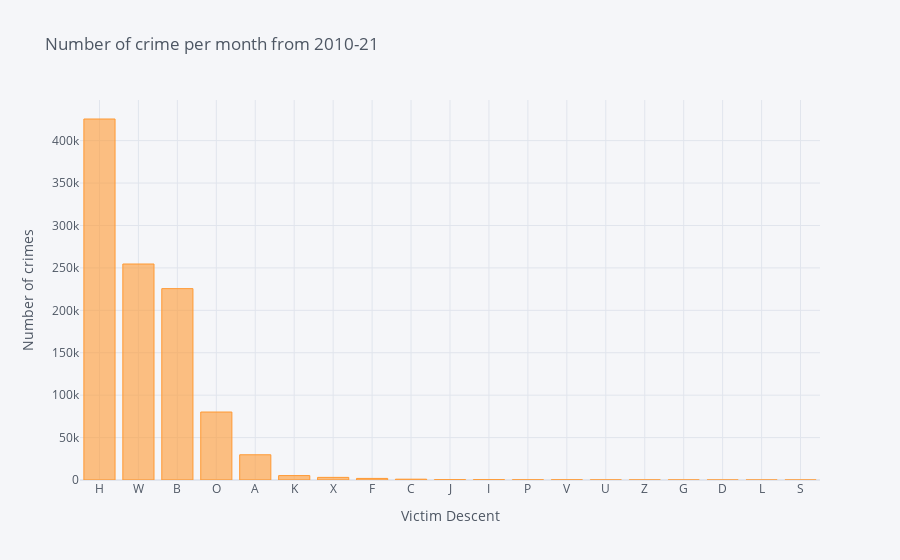

Source (notebook cell):
### Code cell
#Recommendations based on victim descent(interactive plot)
Descent_data = kf['Vict Descent'].value_counts()
Descent_dataframe = pd.DataFrame(Descent_data)
Descent_dataframe.iplot(kind = 'bar',title='Number of crime per month from 2010-21',
    xTitle='Victim Descent',
    yTitle='Number of crimes')

### Figure 1 — Plotly figure (JSON) as saved in the notebook; plotly's stock layout.template omitted (floating-point values rounded to 4 significant figures)
{"data": [{"marker": {"color": "rgba(255, 153, 51, 0.6)", "line": {"color": "rgba(255, 153, 51, 1.0)", "width": 1}}, "name": "Vict Descent", "orientation": "v", "text": "", "type": "bar", "x": ["H", "W", "B", "O", "A", "K", "X", "F", "C", "J", "I", "P", "V", "U", "Z", "G", "D", "L", "S"], "y": [425501, 254577, 225552, 80119, 29729, 5205, 3071, 1869, 967, 406, 400, 232, 224, 115, 87, 68, 19, 19, 18]}], "layout": {"legend": {"bgcolor": "#F5F6F9", "font": {"color": "#4D5663"}}, "paper_bgcolor": "#F5F6F9", "plot_bgcolor": "#F5F6F9", "title": {"font": {"color": "#4D5663"}, "text": "Number of crime per month from 2010-21"}, "xaxis": {"gridcolor": "#E1E5ED", "showgrid": true, "tickfont": {"color": "#4D5663"}, "title": {"font": {"color": "#4D5663"}, "text": "Victim Descent"}, "zerolinecolor": "#E1E5ED"}, "yaxis": {"gridcolor": "#E1E5ED", "showgrid": true, "tickfont": {"color": "#4D5663"}, "title": {"font": {"color": "#4D5663"}, "text": "Number of crimes"}, "zerolinecolor": "#E1E5ED"}}}
